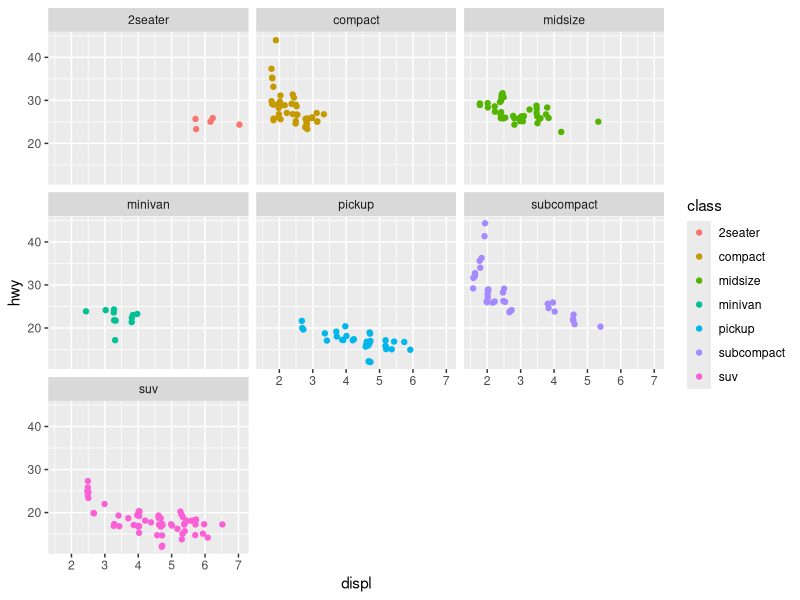
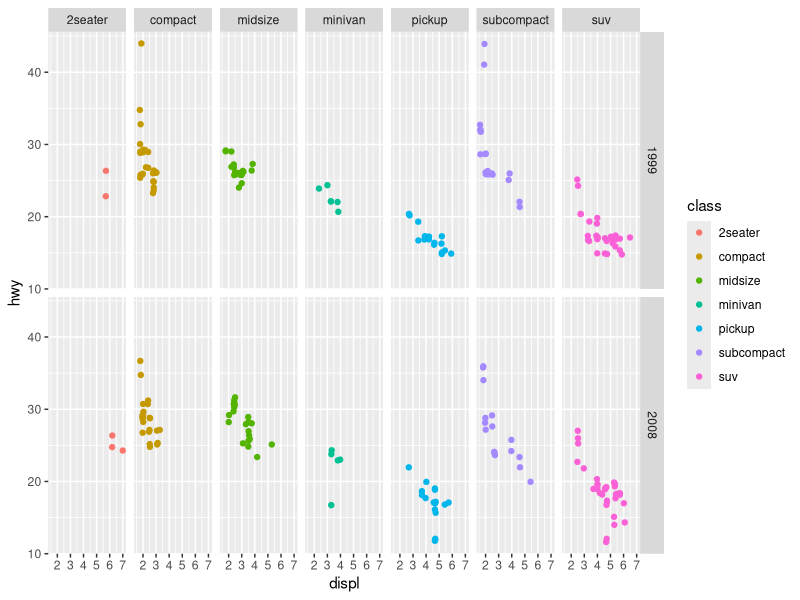

Write R code to recreate these figures, in order.
library(tidyverse)

ggplot(mpg) +
  geom_jitter(aes(x=displ,y=hwy,color=class)) +
  facet_wrap(~class)

ggplot(mpg) +
  geom_jitter(aes(x=displ,y=hwy,color=class)) +
  facet_grid(year~class)

